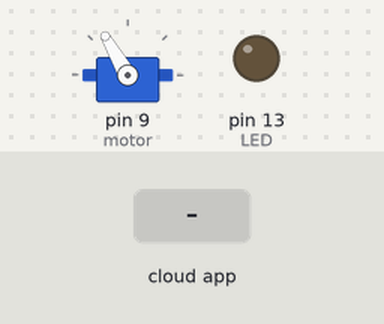
A sketch run on a simulated Arduino Uno, built with avr-gcc and run on an emulated ATmega328P. Shown: servo, output pins drawn as LEDs (lit = HIGH). Inputs (shaded band) come from the test bench. The ROS host is connected and sends only what is stated.

Above: at 4.75 s.
5.3 s: the phone or cloud app sets motor to 0
At 5.65 s:
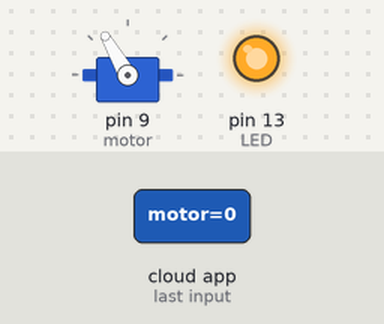
8.3 s: the phone or cloud app sets motor to 45
At 8.97 s:
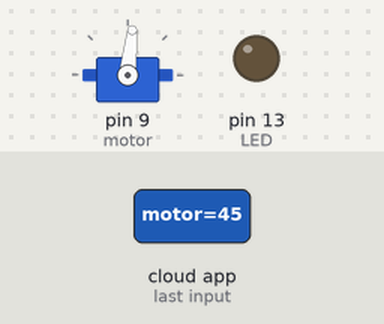
11.3 s: the phone or cloud app sets motor to 90
At 11.99 s:
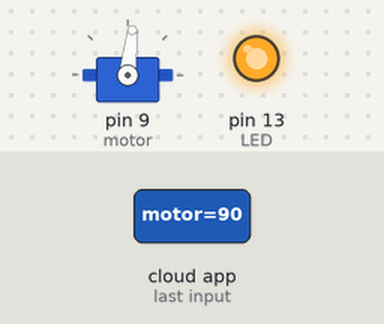
14.3 s: the phone or cloud app sets motor to 180
At 15.0 s:
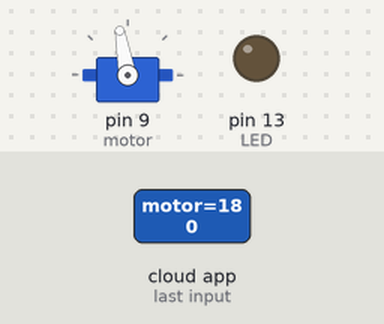
17.3 s: the phone or cloud app sets motor to 0
At 18.62 s:
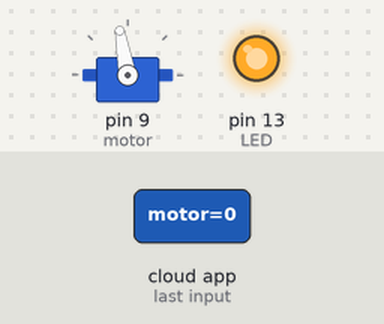
Timing chart, 0 to 24.3 s (numbered marks = the images above; inputs shaded):
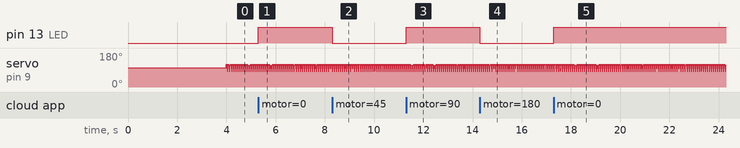

Measured:
- after the input at 5.3 s, pin 13 (LED): LOW → HIGH at once
- after the input at 8.3 s, pin 13 (LED): HIGH → LOW at once
- after the input at 11.3 s, pin 13 (LED): LOW → HIGH at once
- after the input at 14.3 s, pin 13 (LED): HIGH → LOW at once
- after the input at 17.3 s, pin 13 (LED): LOW → HIGH at once

The sketch:

Test_car1.ino
```cpp
/***********************************************************************************
 * Code for running the motor in a sinusoidal manner using PWM signals.
 * This code has been adapted from the Servo Motor Cotnrol Example on ROS Wiki.
 *
 * Also, parts of it has been taken from Forrest Berg's code for the Arduino DUE.
 *
 * The code is basically a node for the ROS environemnt which is run using the terminal
 * after we upload the code onto the port connecting the Arduino board.
 * This is test code for the main project of Adaptive Crusie Control before testing PID.
 *
 **************  Author  ************  Date  *************  Project  *************
 *             Aakar Mehra          May 28, 2014      Adaptive Cruise Control
 *
 ****************************************************************************************
 */

#if (ARDUINO >= 100)
 #include <Arduino.h>
#else
 #include <WProgram.h>
#endif

#include <Servo.h>
#include <ros.h>
#include <std_msgs/UInt16.h>

ros::NodeHandle nh;

int pwm = 1600;
Servo motor;


void servo_cb( const std_msgs::UInt16& cmd_msg){   // Call back function from the Subscriber
                                                   // Reads the data off of the publisher
  //servo.write(cmd_msg.data);                       // Send in the start value for the Servo motor
  pwm = cmd_msg.data;
  // motor.writeMicroseconds(pwm);
  digitalWrite(13, HIGH-digitalRead(13));    //Toggle LED on pin 13

}

ros::Subscriber<std_msgs::UInt16> sub("motor", servo_cb);    // Subscribing to "motor1" and
                                                              // put it into the callback function (1600)
void setup() {

  //Serial.begin(57600);
  pinMode(13, OUTPUT);

  nh.initNode();
  nh.subscribe(sub);

  motor.attach(9);
  for (int x = 0; x<1; x++){
  motor.writeMicroseconds(pwm);  // Needs to be in the publisher

  delay(4000);
  }


}

// neutral range begins at 1590 and ends at 1690?
void loop() {


// Sin wave code for both directions. Can be smoothed out by decreasing the increments

  for (int i = (1700); i < 1800; i = i + 20){    // pwm +70 = 1670
    motor.writeMicroseconds(i);  // start from 1670 to 1800
   // Serial.println(i);
    }
  nh.spinOnce();
  delay(1);

  for (int i = (1800); i > 1700; i = i - 20){    // pwm +200 = 1800
    motor.writeMicroseconds(i);
   //Serial.println(i);
   }

  nh.spinOnce();
  delay(1);

  for (int i = (1590); i > 1400; i = i - 20){    // pwm -10 = 1590
    motor.writeMicroseconds(i);
    //Serial.println(i);
   }
  nh.spinOnce();
  delay(1);

   for (int i = (1400); i < 1600; i = i + 20){    // pwm - 200 = 1400
    motor.writeMicroseconds(i);
    //Serial.println(i);
    //delay(1000);
   }

  nh.spinOnce();
  delay(1);

}
```
